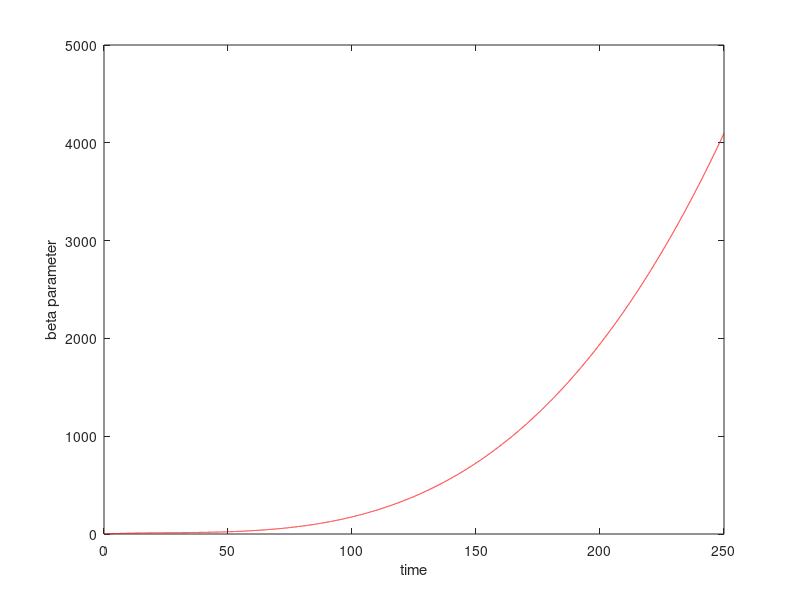

MATLAB code to generate this figure: (Note: this script raises an error after producing the figure.)
clear all, close all, clc
figpath = '../figures/';
addpath('../Functions/utils');
addpath('../Functions/violin/');
addpath('../Functions/NoiseFunctions/');
addpath('../Functions/plottingfunctions/');

%% data directory
dataDir = fullfile(pwd, 'Data_from_scripts');
if ~exist(dataDir, 'dir')
    mkdir(dataDir);
end

%plot directory
fullScriptPath = mfilename('fullpath');

% split into folder, name and extension
[scriptFolder, scriptName, scriptExt] = fileparts(fullScriptPath);

% now build your plots_<scriptname> folder
plotsDir = fullfile(scriptFolder, [scriptName '_plots']);
if ~exist(plotsDir,'dir')
    mkdir(plotsDir);
end

%% Number of variables

%coefficient of the right polinomial (polinomial of order 4 ...
%that perform the desired behavior (increasing))

p1 =         1.1;
p2 =      0.9285;
p3 =    -0.02771;
p4 =   0.0003581;

%%
n = 4; % Number of variables
dt=0.01; % Timestep

% Integrate Interval
Initinterval = 250;
neg_inter = 0;
tinterval=[neg_inter Initinterval];
tspan=[.001:dt:tinterval(2)-tinterval(1)];
N = length(tspan);
options = odeset('RelTol',1e-12,'AbsTol',1e-12*ones(1,n));
X=[];

%Coeficients of polyorder 3; p1+p2*t+p3*t^2+p4*t^3 & and initial time value 
c=[p1,p2,p3,p4,Initinterval];
yzero=c(1)+c(2)*(tspan)+c(3)*(tspan).^2+c(4)*(tspan).^3;

%Plot of inverted polynomial
figure(1)
plot(tspan,yzero,'r-')
xlabel('time')
ylabel('beta parameter')
hold on
xline(0,'k--');
set(gca,'FontSize',16);
l=legend('Explicit polinomial for steady state generation');
l.FontSize = 14;
l.Location='northeast';
title('Inverted polinomial');
hold off
xMax = ones(1,4)
traslation=0; %traslation of the system in y coordinate
%integration of the lorentz system
    mu0=[c(1)]; %initial condition of Beta
     x0=0.51; %Iniitial contions for x and y [x0,y0]        
        y0=0.51;
        [t,x] = ode45(@(t,x) vanderpol_normalized(t,x,c,xMax),tspan,...
            [tspan(1),mu0,x0,y0],options);
                X = [X;x]; 


%Normalization
xMax = max(abs(x));
[x,yzero] = xNormalization(x,yzero);

%Mu observed from equations of steady state
mufunc = @(x) (x(:,3)*xMax(3))./((1-(x(:,3)*xMax(3)).^2).*(x(:,4)*xMax(4)));
mu_observed= mufunc(x);

%%Polinomial fit
%Define the function to fi: "Poly order 2"
F1=@(weightdx,time) weightdx(1)+weightdx(2)*time+time.^2*weightdx(3)+...
    time.^3*weightdx(4);
%Curve fitting
weights0=[0.5 0.5 0.5 0.5];
opts = optimoptions('lsqcurvefit','Display','off');
[weightdx, resnorm,~,exitflag,output] = lsqcurvefit(F1,weights0, tspan, mu_observed',[],[],opts);

%Data predicted from F1 evaluated in the polinomail fit
reproduced_data= F1(weightdx,tspan);

%% plotting

plotState_Beta_time_Pred(tspan,x,mu_observed,yzero,reproduced_data,n,4,'VanDerPol',10)

%% reconstruction with noise

noise_scale = 0.0000001;

[xNoisy, Noise_normalized] = add_Noise_Max(x,noise_scale);

%next step is to use the noise for the figures. 
mu_obsNoisy = mufunc(xNoisy);

[weightdxNoise,resnormNoise,~,exitflagNoise,outputNoise] = lsqcurvefit(F1,weights0, tspan, mu_obsNoisy');

reproduced_dataNoisy= F1(weightdxNoise,tspan);

comparisonVector = [c(1:(length(c)-1));weightdx;weightdxNoise]


plotNoisyStateFig_5(tspan,xNoisy,mu_obsNoisy,yzero,reproduced_dataNoisy,n)

% reconstruction: 
% initial conditions
    C_predicted = c
    maxBetaSadd = 1
    mu0 = yzero(1);
    x0=0.51/xMax(3); 
    y0=0.51/xMax(4);
% insert Model 
[t, xreconstruct]  = ode45(@(t,x) vanderpol_normalized(t,x,C_predicted,xMax),tspan,...
            [tspan(1),mu0,x0,y0],options);


%insert plot: 

h = figure('Name','Reconstruction')
hold on
plot(tspan,xNoisy(:,3),'b-')
plot(tspan,xreconstruct(:,3),'r-')
xlabel('$Time$','interpreter','latex')
ylabel('State','interpreter','latex')
xline(0,'k--');
legend('Original Noisy Data', 'Reconstructed Trajectory', 'Location', 'best') % Add a legend
set(gca,'FontSize',16);
% title(['$\mathbf{State \hspace{0.005\linewidth} vs \hspace{0.005\linewidth} Time, \hspace{0.005\linewidth} V = noise_scale}$'],'Interpreter','latex')
titleStr = sprintf('$\\mathbf{State \\hspace{0.005\\linewidth} vs \\hspace{0.005\\linewidth} Time, \\hspace{0.005\\linewidth} V =  1e-7}$');
title(titleStr,'Interpreter','latex')
hold off    


        figName = get(h,'Name');

        if isempty(figName)
            % no Name property set → use figure number
            safeName = sprintf('Figure_%d', h.Number);
        else
            % sanitize the given Name
            safeName = regexprep(figName,'[^\w]','_');
        end

    set(h, 'Renderer', 'painters');                        % force vector renderer
    filename = fullfile(plotsDir, [safeName '.pdf']);     % build path
    exportgraphics(h, filename, ...
        'ContentType', 'vector', ...                       % vector PDF
        'BackgroundColor', 'none', ...                     % transparent background
        'Append', false);                                  % overwrite if exists


% % save('SaddleOri_Reco.mat', 'xNoisy', 'xreconstruct','tspan','noise_scale');
save(fullfile(dataDir, 'vanderpol_reconstruction.mat'), 'xNoisy', 'xreconstruct','tspan','noise_scale');

%% Noise analysis 
% Creation of comparison vector for different noise variances: 
VectorOfNoise = [0:0.0001:0.0005];
name = mfilename;
name = 'vanderpol';
%noise_Scale_maximum(F1,weights0, tspan, x,c,yzero,VectorOfNoise,name,mufunc)
noise_5_Boxplots(F1, weights0, tspan, x,c,yzero, VectorOfNoise, name...
    , mufunc, mfilename, dataDir,plotsDir)
